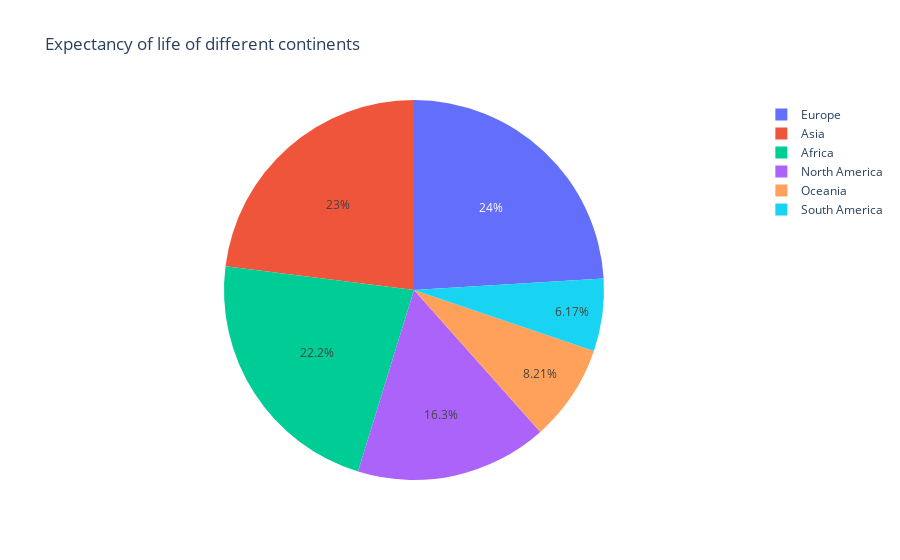

Notebook cell for this chart:
### Code cell
fig=px.pie(df_new, names='continent',values='life_expectancy',title='Expectancy of life of different continents')
fig.show()

### Figure 1 — Plotly figure (JSON) as saved in the notebook; plotly's stock layout.template omitted (floating-point values rounded to 4 significant figures; data arrays with more than 128 entries replaced by an {"elided": "..."} marker saying what was removed)
{"data": [{"domain": {"x": [0, 1], "y": [0, 1]}, "hovertemplate": "continent=%{label}<br>life_expectancy=%{value}<extra></extra>", "labels": {"elided": "219 str values"}, "legendgroup": "", "name": "", "showlegend": true, "type": "pie", "values": {"elided": "219 float values"}}], "layout": {"legend": {"tracegroupgap": 0}, "title": {"text": "Expectancy of life of different continents"}}}
